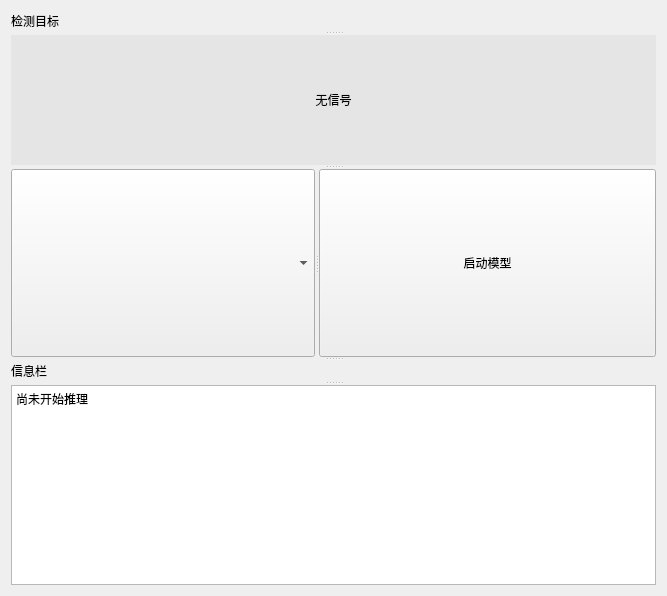
<?xml version="1.0" encoding="UTF-8"?>
<ui version="4.0">
 <class>ViewFrame</class>
 <widget class="QFrame" name="ViewFrame">
  <property name="geometry">
   <rect>
    <x>0</x>
    <y>0</y>
    <width>667</width>
    <height>596</height>
   </rect>
  </property>
  <property name="windowTitle">
   <string>Frame</string>
  </property>
  <layout class="QVBoxLayout" name="verticalLayout">
   <item>
    <widget class="QSplitter" name="splitter_2">
     <property name="orientation">
      <enum>Qt::Vertical</enum>
     </property>
     <widget class="QLabel" name="label_detect_labels">
      <property name="maximumSize">
       <size>
        <width>16777215</width>
        <height>20</height>
       </size>
      </property>
      <property name="text">
       <string>检测目标</string>
      </property>
     </widget>
     <widget class="QLabel" name="label_player">
      <property name="styleSheet">
       <string notr="true">font: 36pt &quot;Agency FB&quot;;
background-color:rgb(229, 229, 229);</string>
      </property>
      <property name="text">
       <string>无信号</string>
      </property>
      <property name="alignment">
       <set>Qt::AlignCenter</set>
      </property>
     </widget>
     <widget class="QSplitter" name="splitter">
      <property name="orientation">
       <enum>Qt::Horizontal</enum>
      </property>
      <widget class="QComboBox" name="combox_select_weights">
       <property name="currentText">
        <string/>
       </property>
      </widget>
      <widget class="QPushButton" name="pushButton_statr_detect">
       <property name="text">
        <string>启动模型</string>
       </property>
      </widget>
     </widget>
     <widget class="QLabel" name="label_res_msg">
      <property name="maximumSize">
       <size>
        <width>16777215</width>
        <height>20</height>
       </size>
      </property>
      <property name="text">
       <string>信息栏</string>
      </property>
     </widget>
     <widget class="QTextEdit" name="textEdit_res_msg">
      <property name="maximumSize">
       <size>
        <width>16777215</width>
        <height>200</height>
       </size>
      </property>
      <property name="html">
       <string>&lt;!DOCTYPE HTML PUBLIC &quot;-//W3C//DTD HTML 4.0//EN&quot; &quot;http://www.w3.org/TR/REC-html40/strict.dtd&quot;&gt;
&lt;html&gt;&lt;head&gt;&lt;meta name=&quot;qrichtext&quot; content=&quot;1&quot; /&gt;&lt;style type=&quot;text/css&quot;&gt;
p, li { white-space: pre-wrap; }
&lt;/style&gt;&lt;/head&gt;&lt;body style=&quot; font-family:'SimSun'; font-size:9pt; font-weight:400; font-style:normal;&quot;&gt;
&lt;p style=&quot; margin-top:0px; margin-bottom:0px; margin-left:0px; margin-right:0px; -qt-block-indent:0; text-indent:0px;&quot;&gt;尚未开始推理&lt;/p&gt;&lt;/body&gt;&lt;/html&gt;</string>
      </property>
     </widget>
    </widget>
   </item>
  </layout>
 </widget>
 <resources/>
 <connections/>
</ui>
